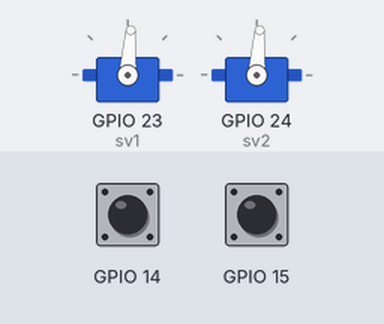
The program below on a simulated Raspberry Pi (BCM pin numbers). Parts: 2 × servo. The inputs (shaded band) are chosen by the test bench; at power-on: GPIO 14 HIGH, GPIO 15 HIGH. Servo angles are drawn from the pulse width (0.5 ms = 0°, 2.5 ms = 180°); the clock reads 2024-03-15 10:24:30 at power-on unless the program sets it.

Above: at 2.2 s.
2.3 s: GPIO 14 pulled LOW for 0.15 s
At 4.9 s:
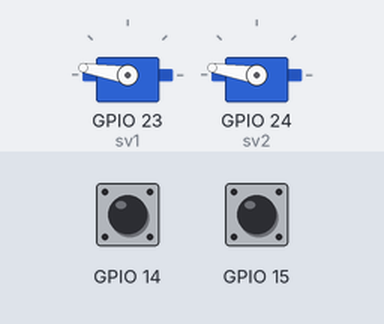
5.3 s: GPIO 15 pulled LOW for 0.15 s
At 5.75 s:
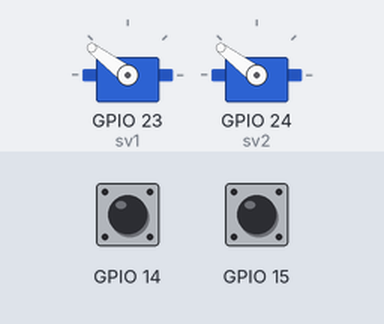
8.3 s: GPIO 14 pulled LOW for 1 s
At 8.76 s:
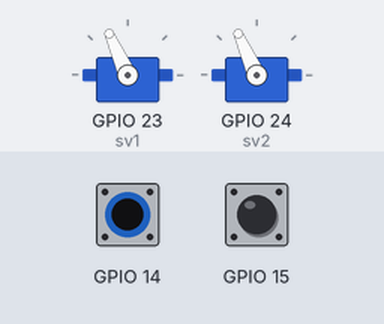
11.3 s: GPIO 15 pulled LOW for 1 s
At 13.8 s:
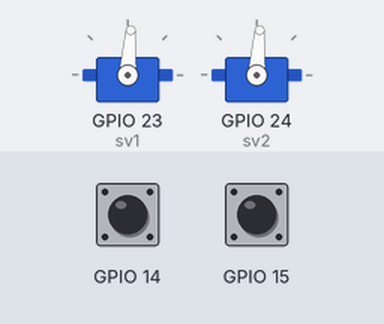
Timing chart, 0 to 15.3 s (numbered marks = the images above; inputs shaded):
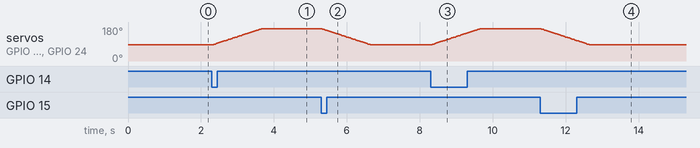

Measured:
- after the input at 2.3 s, servo on GPIO 23 (sv1), servo on GPIO 24 (sv2): moves from 86° to 171° over 1.3 s, starting at once
- after the input at 5.3 s, servo on GPIO 23 (sv1), servo on GPIO 24 (sv2): moves from 171° to 86° over 1.3 s, starting at once
- after the input at 8.3 s, servo on GPIO 23 (sv1), servo on GPIO 24 (sv2): moves from 86° to 171° over 1.3 s, starting at once
- after the input at 11.3 s, servo on GPIO 23 (sv1), servo on GPIO 24 (sv2): moves from 171° to 86° over 1.3 s, starting at once

The program:

main.py
```python
import time
from RailSwitch import *
from Servo import *

SW_IN_PIN = 14
SW_OUT_PIN = 15
SV1_PIN = 23
SV2_PIN = 24

GPIO.setwarnings(False)
GPIO.setmode(GPIO.BCM)
sw_in = RailSwitch(SW_IN_PIN)
sw_out = RailSwitch(SW_OUT_PIN)
sv1 = Servo(SV1_PIN)
sv2 = Servo(SV2_PIN)
is_passing = False
angle = 90
sv1.write(angle)
sv2.write(angle)
time.sleep(1)
sv1.stop()
sv2.stop()

try:
    while(True):
        if sw_in.is_pushed():
            is_passing = True
        if sw_out.is_pushed():
            is_passing = False
        if is_passing and angle < 180:
            angle += 1
            sv1.write(angle)
            sv2.write(angle)
        elif not is_passing and angle > 90:
            angle -= 1
            sv1.write(angle)
            sv2.write(angle)
        time.sleep(0.01)
        sv1.stop()
        sv2.stop()
        time.sleep(0.005)
except KeyboardInterrupt:
    print("break")
    sv1.write(90)
    sv2.write(90)
    time.sleep(1)
    sv1.stop()
    sv2.stop()
    GPIO.cleanup()
```

RailSwitch.py
```python
import RPi.GPIO as GPIO
import time

class RailSwitch:
    def __init__(self, pin, delay = 1000):
        self.pin = pin
        self.delay = delay / 1000
        self.pushed = False
        self.t = 0
        GPIO.setup(self.pin, GPIO.IN, pull_up_down = GPIO.PUD_UP)
        GPIO.add_event_detect(self.pin, GPIO.FALLING, callback = self.callback)

    def callback(self, ch):
        self.set_pushed()

    def set_pushed(self):
        self.t = time.time()
        self.pushed = True

    def reset_pushed(self):
        self.t = 0
        self.pushed = False

    def is_pushed(self):
        if (self.pushed):
            now = time.time()
            if (now - self.t < self.delay):
                return True
            else:
                self.reset_pushed()
                return False
        else:
            return False
```

Servo.py
```python
import RPi.GPIO as GPIO

class Servo:
    def __init__(self, pin, min = 2.5, max = 12):
        self.pin = pin
        self.min = min
        self.max = max
        GPIO.setup(pin, GPIO.OUT)
        self.pwm = GPIO.PWM(pin, 50)
        self.pwm.start(0.0)

    def write(self, angle):
        c = self.min + (self.max - self.min) / 180 * angle
        self.pwm.ChangeDutyCycle(c)

    def stop(self):
        self.pwm.ChangeDutyCycle(0.0)
```
